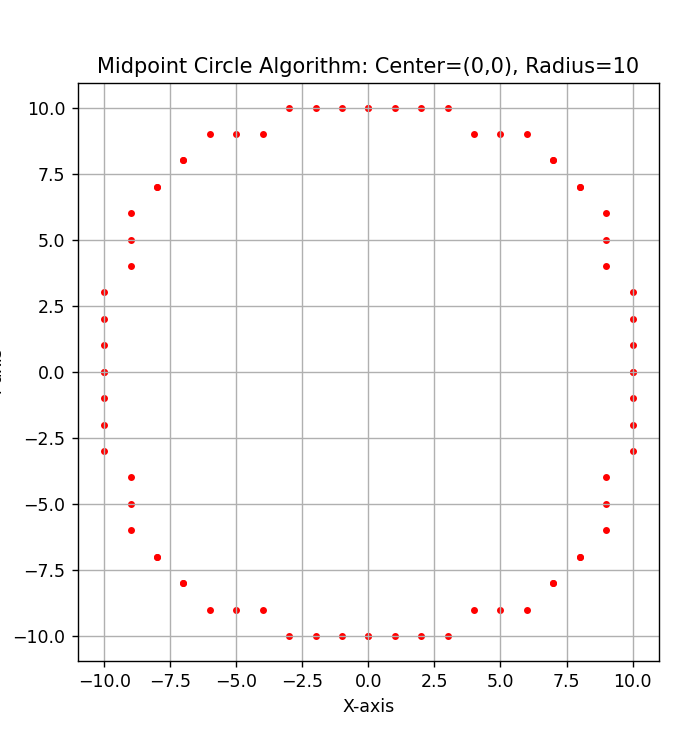

Generate this figure with Python:
import matplotlib.pyplot as plt
def plot_circle_points(xc, yc, x, y, xes, yes):
    points = [
        (xc + x, yc + y),
        (xc - x, yc + y),
        (xc + x, yc - y),
        (xc - x, yc - y),
        (xc + y, yc + x),
        (xc - y, yc + x),
        (xc + y, yc - x),
        (xc - y, yc - x)
    ]
    for px,py in points:
        xes.append(px)
        yes.append(py)

def midpoint_circle_algorithm(xc, yc, r):
    x = 0
    y = r
    d = 1 - r
    xes = []
    yes = []
    plot_circle_points(xc, yc, x, y, xes, yes)

    while x < y:
        if d < 0:
            d = d + 2 * x + 1
        else:
            d = d + 2 * (x - y) + 1
            y -= 1
        x += 1
        plot_circle_points(xc, yc, x, y, xes, yes)

    return xes, yes
    
def plot_midpoint_circle(xc, yc, r):    
    xes, yes = midpoint_circle_algorithm(xc, yc, r)
    plt.figure(figsize=(6,6))
    plt.scatter(xes , yes , marker='.', color='red')
    plt.title(f'Midpoint Circle Algorithm: Center=({xc},{yc}), Radius={r}')
    plt.xlabel('X-axis')
    plt.ylabel('Y-axis')
    plt.axis('equal')
    plt.grid(True)
    plt.show()

plot_midpoint_circle(0, 0, 10)
    
